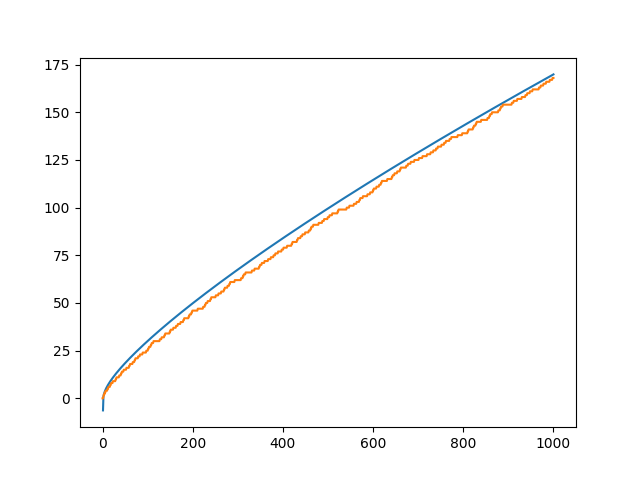

Generate this figure with Python:
#
#
#
# Log Integral test
#
#
#

from Helper import *
import matplotlib.pyplot as plt
import numpy as np

xpoints = np.linspace(0, 1000.0, num=1000)
ypoints1 = np.empty(shape = xpoints.shape[0])
ypoints2 = np.empty(shape = xpoints.shape[0])

for i in range(0, ypoints1.shape[0]):
    ypoints1[i] = LogIntegral(xpoints[i], 10)
    ypoints2[i] = PiN(xpoints[i])

plt.plot(xpoints, ypoints1)
plt.plot(xpoints, ypoints2)

plt.savefig("Experiment12.png")
plt.show()

